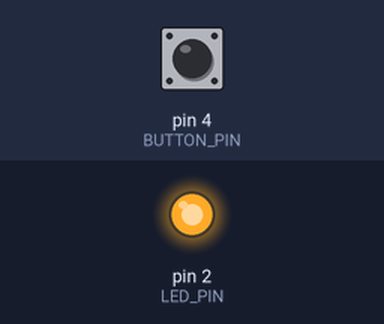
A sketch run on a simulated Arduino Uno, built with avr-gcc and run on an emulated ATmega328P. On the bench: output pins drawn as LEDs (lit = HIGH). Dashed ring = blinking. The test bench sets the inputs (shaded band); at power-on: pin 4 (BUTTON_PIN) HIGH.

Above: at 1.2 s.
1.3 s: pin 4 (BUTTON_PIN) pulsed LOW 5 times (0.12 s each, 0.3 s apart)
At 1.75 s:
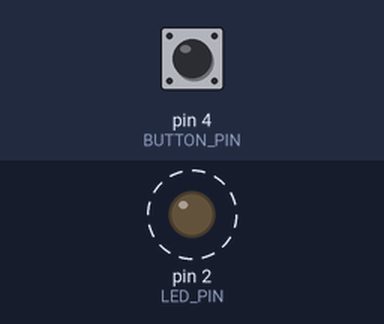
4.3 s: pin 4 (BUTTON_PIN) pulled LOW for 0.15 s
At 4.8 s:
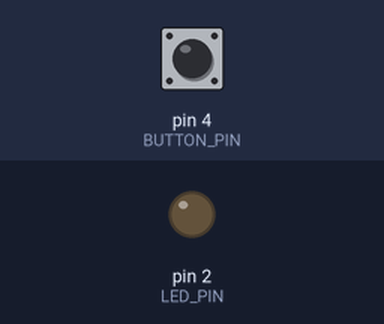
5.9 s: pin 4 (BUTTON_PIN) pulled LOW for 1 s
At 7.2 s:
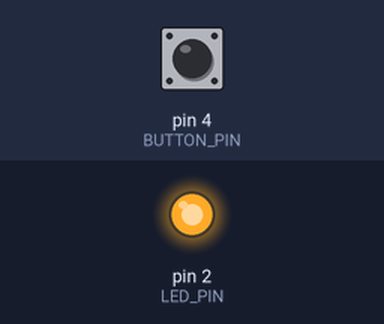
Timing chart, 0 to 8.9 s (numbered marks = the images above; inputs shaded):
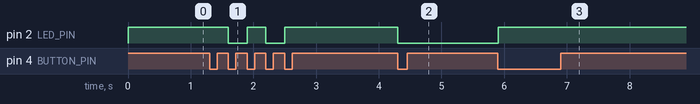

Measured:
- after the input at 1.3 s, pin 2 (LED_PIN): alternates HIGH for 0.30 s and LOW for 0.30 s, 4 changes in all, then stays HIGH, starting after 0.30 s
- after the input at 4.3 s, pin 2 (LED_PIN): HIGH → LOW at once
- after the input at 5.9 s, pin 2 (LED_PIN): LOW → HIGH at once

The sketch:

simple_led.ino
```cpp
int LED_PIN = 2;
int LED_PIN2 = 3;
int LED_PIN3 = 5;
int BUTTON_PIN = 4;
int NUM = 0;
int BUTTON_LAST_STATE = LOW;

void setup() {
  // put your setup code here, to run once:
  pinMode(LED_PIN, OUTPUT);
  pinMode(BUTTON_PIN, INPUT_PULLUP);
  digitalWrite(LED_PIN, HIGH);
}

int take_nth_binary(int digits[]){
  int number_copy = NUM;
  int counter = 0;
  while(counter < 8){
    digits[counter] = number_copy % 2;
    counter++;
    number_copy /= 2;
  }
}

void loop() {
  // put your main code here, to run repeatedly:
  int curr_state = digitalRead(BUTTON_PIN);
  if(curr_state != BUTTON_LAST_STATE && curr_state == LOW){
    NUM++;
    int digits[8];
    take_nth_binary(digits);
    digitalWrite(LED_PIN, digits[0]);
    digitalWrite(LED_PIN2, digits[1]);
    digitalWrite(LED_PIN3, digits[2]);
  }
  BUTTON_LAST_STATE = curr_state;
  delay(100);
}
```
